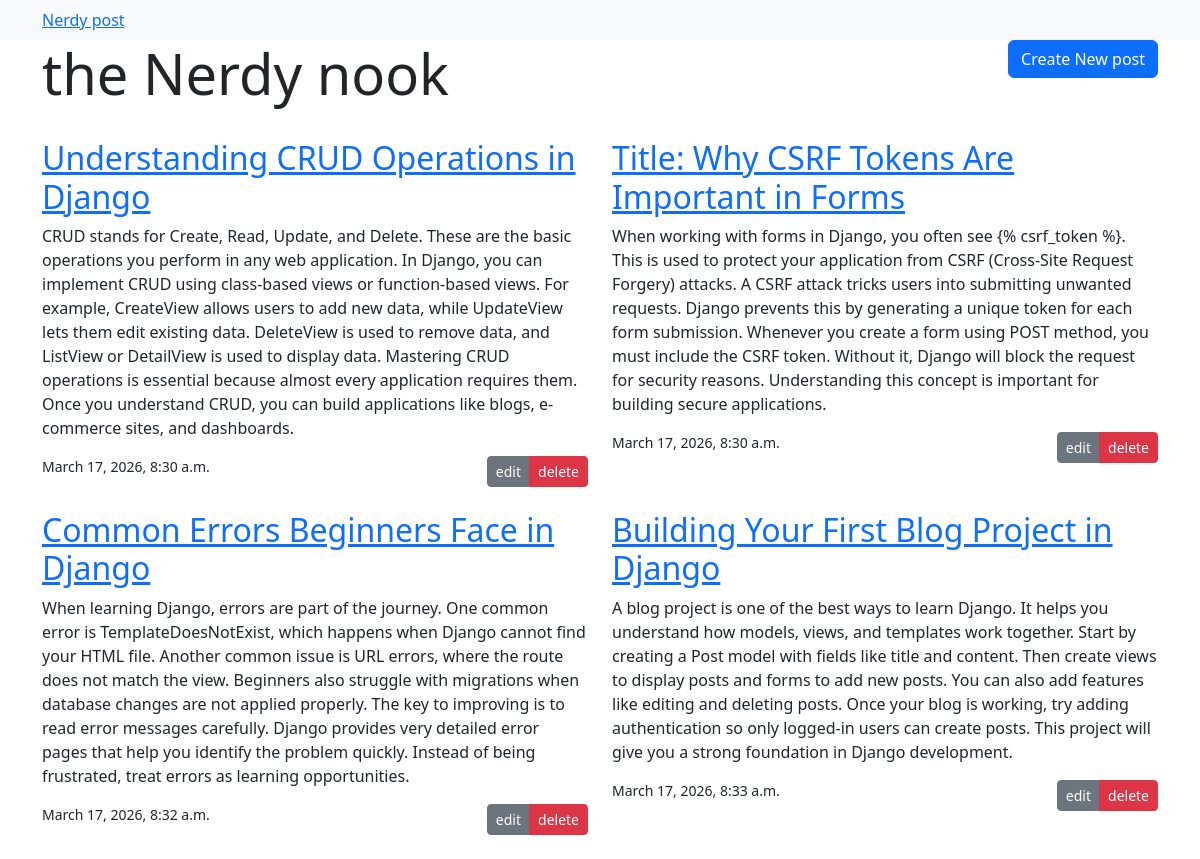
The page / on the database its author committed.
### blog/models.py (models this page shows, shortened)
class  Post(models.Model):
    title = models.CharField(max_length=200)
    content = models.TextField()
    created_at = models.DateTimeField(auto_now_add=True)

### blog/views.py (the view)
# urls.py: path("", views.home, name='home'),
def home(request):
    post = Post.objects.all()
    return render(request, 'blog/home.html', {"posts":post})

### blog/templates/blog/home.html
{%  extends "blog/base.html" %}
{%block content%}
<div class="row mb-4">
    <div class="col">
        <h1 class="display-4">
            the Nerdy nook
        </h1>
    </div>
    <div class="col text-end">
        <a href="{% url 'post-create'%}" class="btn btn-primary"> Create New post</a>
    </div>
</div>
<div class="row">
        {% for post in posts %}
        <div class="col-md-6 mb-4">
            <div class="content-section">
                <h2>
                    <a href="{% url 'post-detail' post.pk %}">{{post.title}}</a>
                </h2>
                <p> {{post.content}} </p>
                <div class="d-flex justify-content-between align-item-center">
                     <small>{{post.created_at}}</small>
                    <div class="btn-group">
                        <a href="{% url 'post-update' post.pk%}" class="btn btn-sm btn-secondary">edit</a>
                        <a href="{% url 'post-delete' post.pk%}" class="btn btn-sm btn-danger">delete</a>
                    </div>
                </div>
            </div>
        </div>
        {% endfor %}
</div>
{% endblock%}

### blog/templates/blog/base.html (shortened to what this page needs)
<!doctype html>
<html lang="en">
  <head>
    <link href="https://cdn.jsdelivr.net/npm/bootstrap@5.3.8/dist/css/bootstrap.min.css" rel="stylesheet">
  </head>
  <body>
<nav class="navbar bg-body-tertiary">
  <div class="container">
     <a href="{% url 'home'%}"> Nerdy post</a>
  </div>
</nav>
    <main class="container">
        {%block content%}
        {%endblock%}
    </main>
  </body>
</html>

### rows shown on the page
Post: title "Understanding CRUD Operations in Django", content "CRUD stands for Create, Read, Update, and Delete. These are the basic operations you perform in any web application. In Django, you can implement CRUD using class-based views or function-based views. For example, CreateView allows users to add new data, while UpdateView lets them edit existing data. DeleteView is used to remove data, and ListView or DetailView is used to display data. Mastering CRUD operations is essential because almost every application requires them. Once you understand CRUD, you can build applications like blogs, e-commerce sites, and dashboards.", created_at "March 17, 2026, 8:30 a.m."
Post: title "Title: Why CSRF Tokens Are Important in Forms", content "When working with forms in Django, you often see {% csrf_token %}. This is used to protect your application from CSRF (Cross-Site Request Forgery) attacks. A CSRF attack tricks users into submitting unwanted requests. Django prevents this by generating a unique token for each form submission. Whenever you create a form using POST method, you must include the CSRF token. Without it, Django will block the request for security reasons. Understanding this concept is important for building secure applications.", created_at "March 17, 2026, 8:30 a.m."
Post: title "Common Errors Beginners Face in Django", content "When learning Django, errors are part of the journey. One common error is TemplateDoesNotExist, which happens when Django cannot find your HTML file. Another common issue is URL errors, where the route does not match the view. Beginners also struggle with migrations when database changes are not applied properly. The key to improving is to read error messages carefully. Django provides very detailed error pages that help you identify the problem quickly. Instead of being frustrated, treat errors as learning opportunities.", created_at "March 17, 2026, 8:32 a.m."
Post: title "Building Your First Blog Project in Django", content "A blog project is one of the best ways to learn Django. It helps you understand how models, views, and templates work together. Start by creating a Post model with fields like title and content. Then create views to display posts and forms to add new posts. You can also add features like editing and deleting posts. Once your blog is working, try adding authentication so only logged-in users can create posts. This project will give you a strong foundation in Django development.", created_at "March 17, 2026, 8:33 a.m."
